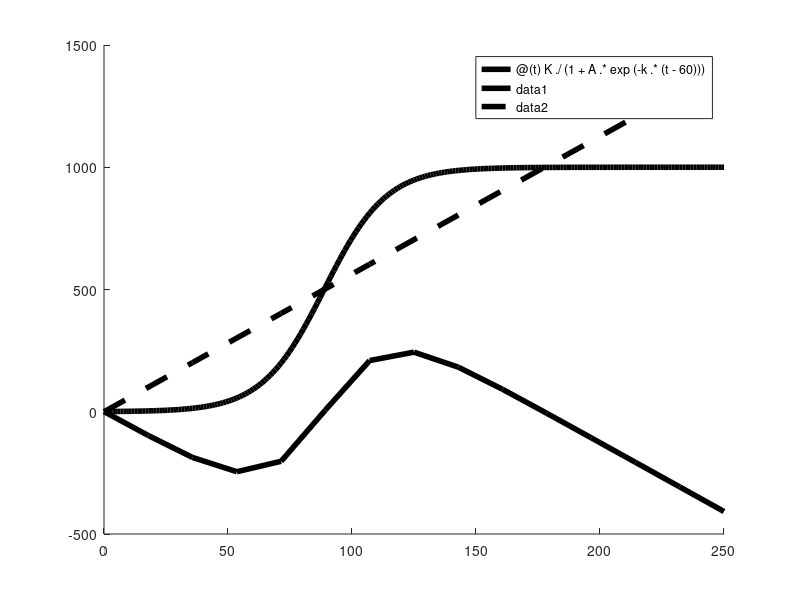

The MATLAB source for this figure: (Note: this script raises an error after producing the figure.)
% Author: Michael Fairley
% Date: December 11, 2019
% MATLAB 2019b Update 2

% use a logit for envsi and subtract cost
K = 1000;
A = 10;
k = 0.08;

logit = @(t) K ./ (1 + A .* exp(-k .* (t - 60)));
% inflection point
ti = log(A) / k + 60;
evsi_ti = logit(ti);

% set cost to make enbs 0 exactly at inflection point
% evsi_ti - c * ti = 0
c = evsi_ti / ti;
c_func = @(t) c * t;
enbs = @(t) logit(t) - c * t;
figure
hold on
n_ub = 250;
fplot(logit, [0, n_ub], 'k', 'LineWidth', 4)
fplot(enbs, [0, n_ub], 'k', 'LineWidth', 4)
fplot(c_func, [0, n_ub], '--k', 'LineWidth', 4)
yline(0)
% dotted lines
% vertical
plot([ti, ti], [0, evsi_ti], ':k', 'LineWidth', 4); 
plot([0, ti], [evsi_ti, evsi_ti], ':k', 'LineWidth', 4); 
axis([0, n_ub, -400, 1600])
% labels - lines
text(n_ub, c_func(n_ub)+10, '$c_s(n_s)$', 'FontSize',16, 'VerticalAlignment','bottom','HorizontalAlignment','right', 'Interpreter', 'latex')
text(n_ub, logit(n_ub)+10, '$v_s(n_s)$', 'FontSize',16, 'VerticalAlignment','bottom','HorizontalAlignment','right', 'Interpreter', 'latex')
text(n_ub, enbs(n_ub)+230, '$\mathrm{ENBS}_s(n_s)$', 'FontSize',16, 'VerticalAlignment','bottom','HorizontalAlignment','right', 'Interpreter', 'latex')
% labels - points
text(ti, 0, '$\underline{n_s}$', 'Interpreter', 'latex', 'FontSize',16, 'VerticalAlignment','top','HorizontalAlignment','left')
text(0, evsi_ti, '$c_s^f$', 'Interpreter', 'latex', 'FontSize',16, 'VerticalAlignment','middle','HorizontalAlignment','right')
xlabel('Study sample size $(n_s)$', 'Interpreter', 'latex')
ylabel('Expected value (\$)', 'Interpreter', 'latex')
set(gca,'FontSize',16)